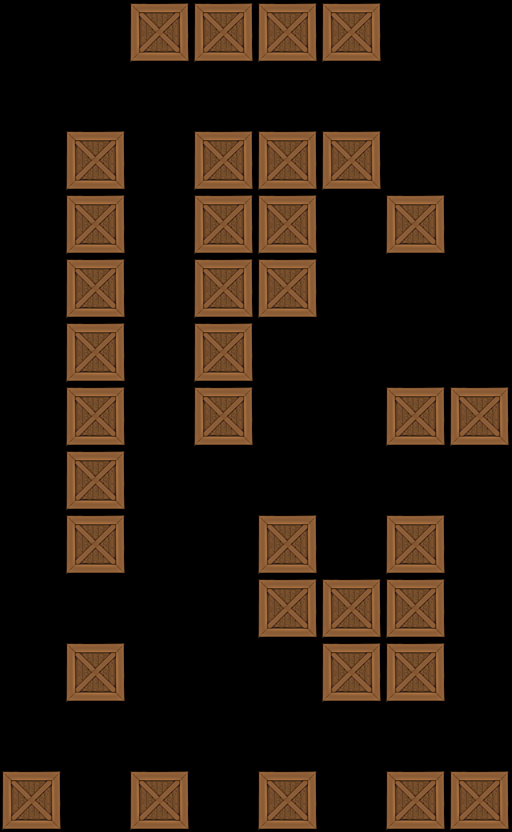

A 2D game scene composited from a Tiled map and its tileset images. What follows is a short description and the map's XML, with each tile layer's data collapsed to a summary:
An orthogonal 8x13 tile map with 64x64 px tiles, 1 tile layer (Tile Layer 1).

<map version="1.0" orientation="orthogonal" width="8" height="13" tilewidth="64" tileheight="64">
 <tileset firstgid="1" name="crate" tilewidth="64" tileheight="64">
  <image source="../../crate2.png" width="64" height="64" />
 </tileset>
 <layer name="Tile Layer 1" width="8" height="13">
  <data>[104 cells, 36 non-empty, 1 distinct tile ids]</data>
 </layer>
</map>
